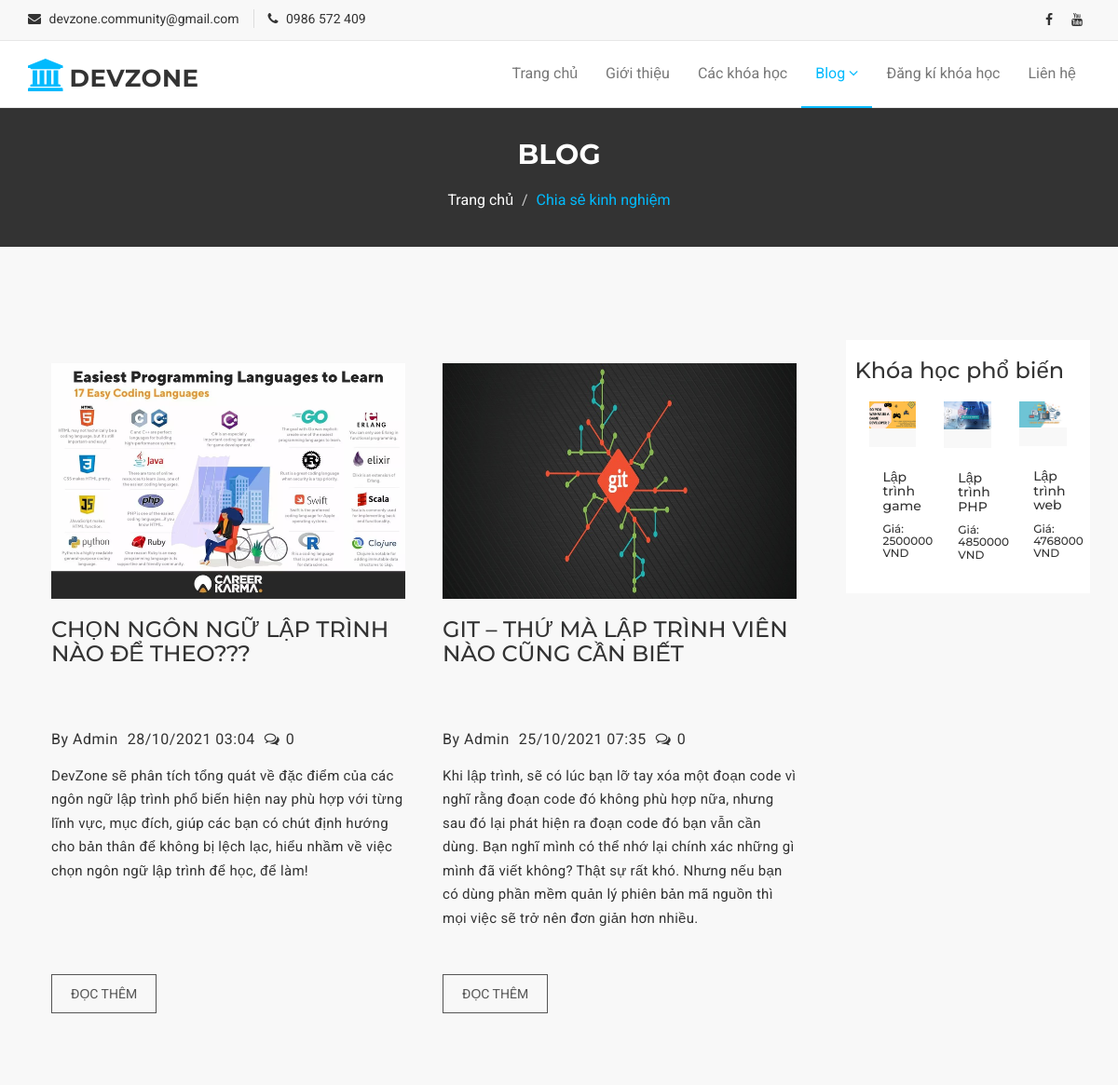
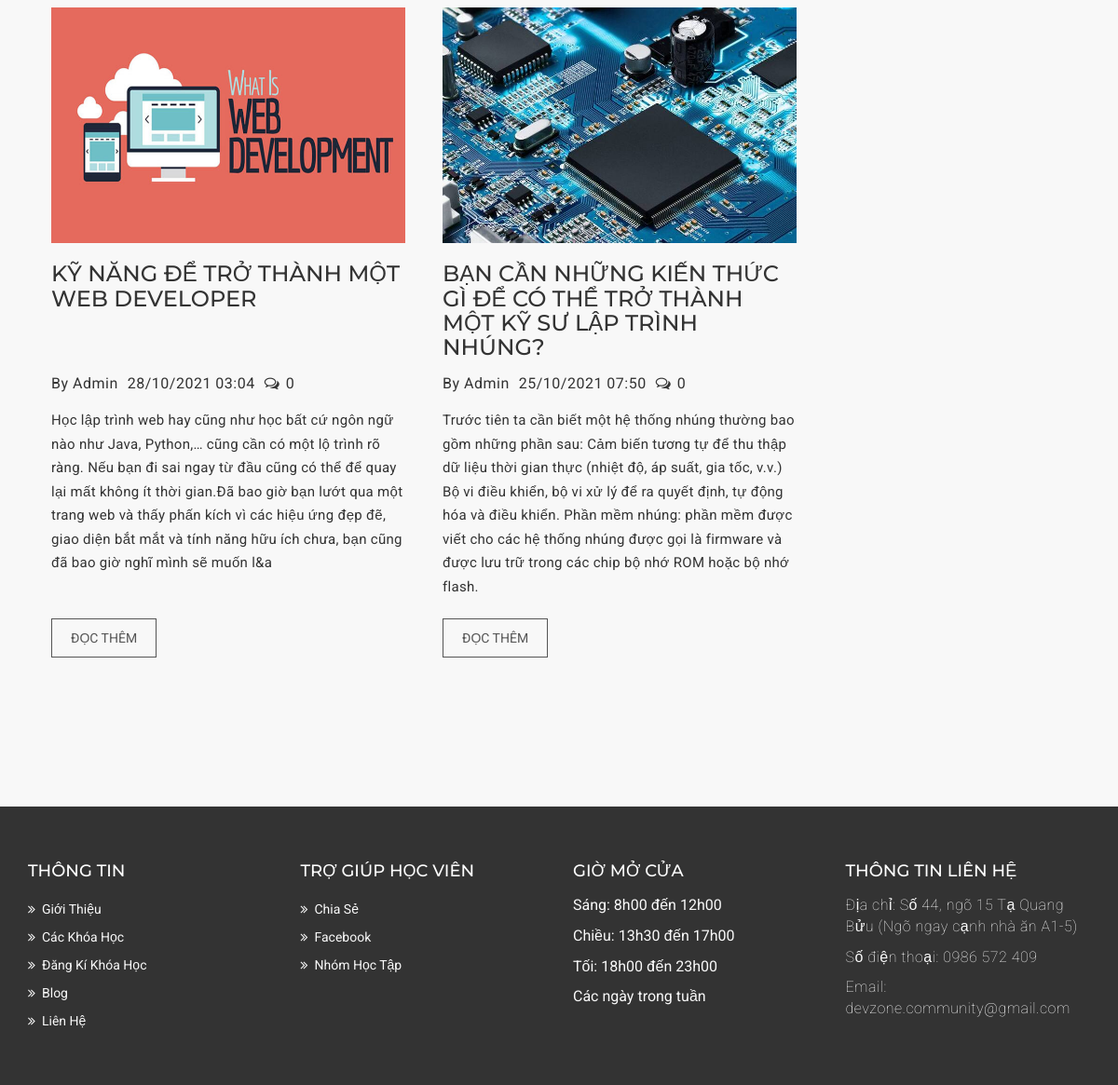
Screenshot of /chia_se_kinh_nghiem.php with the database file from the repository (2 pictures, top to bottom).
### tables this page shows
CREATE TABLE `tbl_blog` (
  `blog_id` int(11) NOT NULL,
  `tieu_de` varchar(500) NOT NULL,
  `mo_ta` varchar(500) NOT NULL,
  `noi_dung` text NOT NULL,
  `hinh_anh` varchar(500) DEFAULT NULL,
  `nguoi_viet` varchar(50) NOT NULL,
  `ngay_dang` timestamp NOT NULL DEFAULT current_timestamp() ON UPDATE current_timestamp(),
  `so_lan_doc` int(11) NOT NULL DEFAULT 0
);

CREATE TABLE `tbl_khoa_hoc` (
  `khoa_hoc_id` int(11) NOT NULL,
  `ten_khoa_hoc` varchar(50) NOT NULL,
  `hinh_thuc` varchar(100) NOT NULL,
  `buoi_hoc` int(50) NOT NULL,
  `thoi_gian` varchar(100) NOT NULL,
  `gia` int(100) NOT NULL,
  `anh_khoa_hoc` varchar(100) DEFAULT NULL,
  `mo_ta` text NOT NULL
);

### chia_se_kinh_nghiem.php (the view, shortened to what this page needs)
<!DOCTYPE html>
<html lang="vi">
  <head>
    <link href="assets/css/font-awesome.css" rel="stylesheet">
    <link href="assets/css/bootstrap.css" rel="stylesheet">
    <link rel="stylesheet" type="text/css" href="assets/css/slick.css">
    <link rel="stylesheet" href="assets/css/jquery.fancybox.css" type="text/css" media="screen" />
    <link id="switcher" href="assets/css/theme-color/default-theme.css" rel="stylesheet">
    <link href="assets/css/style.css" rel="stylesheet">
  </head>
  <body>
  <header id="mu-header">
    <div class="container">
      <div class="row">
        <div class="col-lg-12 col-md-12">
          <div class="mu-header-area">
            <div class="row">
              <div class="col-lg-6 col-md-6 col-sm-6 col-xs-6">
                <div class="mu-header-top-left">
                  <div class="mu-top-email">
                    <i class="fa fa-envelope"></i>
                    <span>devzone.community@gmail.com</span>
                  </div>
                  <div class="mu-top-phone">
                    <i class="fa fa-phone"></i>
                    <span>0986 572 409</span>
                  </div>
                </div>
              </div>
              <div class="col-lg-6 col-md-6 col-sm-6 col-xs-6">
                <div class="mu-header-top-right">
                  <nav>
                    <ul class="mu-top-social-nav">
                      <li><a href="https://www.facebook.com/devzone.vn"; target="_blank"><span class="fa fa-facebook"></span></a></li>
                      <li><a href="https://www.youtube.com/channel/UCZ89xqQ5QadBmyMh18Vbhig" ; target="_blank""><span class="fa fa-youtube"></span></a></li>
                    </ul>
                  </nav>
                </div>
              </div>
            </div>
          </div>
        </div>
      </div>
    </div>
  </header>
  <section id="mu-menu">
    <nav class="navbar navbar-default" role="navigation">
      <div class="container">
        <div class="navbar-header">
          <a class="navbar-brand" href="index.php"><i class="fa fa-university"></i><span>DevZone</span></a>
        </div>
        <div id="navbar" class="navbar-collapse collapse">
          <ul id="top-menu" class="nav navbar-nav navbar-right main-nav">
            <li ><a href="index.php">Trang chủ</a></li>
            <li><a href="gioi_thieu.php">Giới thiệu</a></li>
            <li ><a href="khoa_hoc.php" >Các khóa học</a></li>
            <li class="dropdown active">
              <a href="#" class="dropdown-toggle" data-toggle="dropdown">Blog <span class="fa fa-angle-down"></span></a>
            </li>
            <li><a href="dang_ki_hoc.php">Đăng kí khóa học</a></li>
            <li><a href="lien_he.php">Liên hệ</a></li>
          </ul>
        </div>
      </div>
    </nav>
  </section>
 <section id="mu-page-breadcrumb">
   <div class="container">
     <div class="row">
       <div class="col-md-12">
         <div class="mu-page-breadcrumb-area">
           <h2>BLOG</h2>
           <ol class="breadcrumb">
            <li><a href="index.php">Trang chủ</a></li>
            <li class="active">Chia sẻ kinh nghiệm</li>
          </ol>
         </div>
       </div>
     </div>
   </div>
 </section>
 <section id="mu-course-content">
   <div class="container">
     <div class="row">
       <div class="col-md-12">
         <div class="mu-course-content-area">
            <div class="row">
              <div class="col-md-9">
              <?php
                  $ket_noi = mysqli_connect("localhost","root","","devzone.db");
                  $sql = "SELECT * FROM `tbl_blog` ";
                  $blog = mysqli_query($ket_noi, $sql);
                  while( $row = mysqli_fetch_array($blog))
                  {
               ;?>
                <div class="mu-course-container mu-blog-archive" style="width: 420px;">
                  <div class="row">
                    <div class="col-md-6 col-sm-6">
                      <article class="mu-blog-single-item" style="width: 430px;padding: 25px">
                        <figure class="mu-blog-single-img">
                          <a href="doc_them.php?id=<?php echo $row['blog_id'];?>"><img src="<?php echo $row["hinh_anh"] ? 'images/' .$row["hinh_anh"] : 'images/blog1.png';?>"></a>
                          <figcaption class="mu-blog-caption">
                            <h3 style="height: 105px;"><a href="doc_them.php?id=<?php echo $row['blog_id'];?>"><?php echo $row["tieu_de"] ;?></a></h3>
                          </figcaption>
                        </figure>
                        <div class="mu-blog-meta">
                          <a><?php echo $row["nguoi_viet"] ;?></a>
                          <a><?php echo date("d/m/Y H:i",strtotime($row["ngay_dang"])) ;?></a>
                          <span><i class="fa fa-comments-o"></i><?php echo $row["so_lan_doc"] ;?></span>
                        </div>
                        <div class="mu-blog-description">
                          <p style="height: 200px;"><?php echo $row["mo_ta"] ;?></p>
                          <a class="mu-read-more-btn" href="doc_them.php?id=<?php echo $row['blog_id'];?>">Đọc thêm</a>
                        </div>
                      </article>
                    </div>
                  </div>
                </div>
                <?php
                            }
                          ;?>
              </div>
              <div class="col-md-3">
                <aside class="mu-sidebar">
                   <div class="mu-single-sidebar">
                    <h3>Khóa học phổ biến</h3>
                    <div class="mu-sidebar-popular-courses">
                      <?php
                 $ket_noi = mysqli_connect("localhost", "root", "", "devzone.db");
                $sql = "
                          SELECT *
                          FROM tbl_khoa_hoc
                          ORDER BY khoa_hoc_id DESC
                          LIMIT 3";
                $khoa_hoc_id = mysqli_query($ket_noi, $sql);
                while ($row = mysqli_fetch_array($khoa_hoc_id))
                    {
            ;?>
              <div class="col-lg-4 col-md-4 col-xs-12">
                <div class="mu-latest-course-single">
                  <figure class="mu-latest-course-img">
                    <a href="#" style="text-align: center">
                    <img src="<?php echo $row["anh_khoa_hoc"] ? 'assets/img/hiền'.$row["anh_khoa_hoc"] : 'assets/img/hiền/c++.jpg'; ?>" alt="img">
                    </a>
                    <figcaption class="mu-latest-course-imgcaption">
                    </figcaption>
                  </figure>
                        <div class="mu-latest-course-single-content">
                          <h5><a href="khoa_hoc_chi_tiet.php?id=<?php echo $row["khoa_hoc_id"];?>"><?php echo $row["ten_khoa_hoc"];?></a></h5>
                          <h6> Giá: <?php echo $row["gia"] ;?> VND </h6>
                        </div>
                </div>
              </div>
              <?php
                      }
              ;?>
                    </div>
                  </div>
                </aside>
             </div>
           </div>
         </div>
       </div>
     </div>
   </div>
 </section>
  <footer id="mu-footer">
    <div class="mu-footer-top">
      <div class="container">
        <div class="mu-footer-top-area">
          <div class="row">
            <div class="col-lg-3 col-md-3 col-sm-3">
              <div class="mu-footer-widget">
                <h4>Thông tin</h4>
                <ul>
                  <li><a href="gioi_thieu.php">Giới thiệu</a></li>
                  <li><a href="khoa_hoc.php">Các khóa học</a></li>
                  <li><a href="dang_ki_hoc.php">Đăng kí khóa học</a></li>
                  <li><a href="chia_se_kinh_nghiem.php">Blog</a></li>
                  <li><a href="lien_he.php">Liên hệ</a></li>
                </ul>
              </div>
            </div>
            <div class="col-lg-3 col-md-3 col-sm-3">
              <div class="mu-footer-widget">
                <h4>Trợ giúp học viên</h4>
                <ul>
                  <li><a href="chia_se_kinh_nghiem.php">Chia sẻ</a></li>
                  <li><a href="https://www.facebook.com/devzone.vn/about/?ref=page_internal">Facebook</a></li>
                  <li><a href="https://www.facebook.com/groups/devzone.vndevzone.vn">Nhóm học tập</a></li>
                </ul>
              </div>
            </div>
            <div class="col-lg-3 col-md-3 col-sm-3">
              <div class="mu-footer-widget">
                <h4>Giờ mở cửa</h4>
                <p>Sáng: 8h00 đến 12h00</p>
                <p>Chiều: 13h30 đến 17h00</p>
                <p>Tối: 18h00 đến 23h00</p>
                <p>Các ngày trong tuần</p>
              </div>
            </div>
            <div class="col-lg-3 col-md-3 col-sm-3">
              <div class="mu-footer-widget">
                <h4>Thông tin liên hệ</h4>
                <address>
                  <p>Địa chỉ: Số 44, ngõ 15 Tạ Quang Bửu (Ngõ ngay cạnh nhà ăn A1-5)</p>
                  <p>Số điện thoại: 0986 572 409 </p>
                  <p>Email: devzone.community@gmail.com</p>
                </address>
              </div>
            </div>
          </div>
        </div>
      </div>
    </div>
  </footer>
  </body>
</html>

### assets/css/theme-color/default-theme.css (style rules this page uses)
#mu-menu .navbar-header .navbar-brand i { color: #01bafd; }
#mu-menu .navbar-default .navbar-nav > .active > a, #mu-menu .navbar-default .navbar-nav > .active > a:hover, #mu-menu .navbar-default .navbar-nav > .active > a:focus { color: #01bafd; border-bottom: 2px solid #01bafd; background-color: transparent; }
#mu-page-breadcrumb .mu-page-breadcrumb-area .breadcrumb .active { color: #01bafd; }
#mu-course-content { background-color: #f8f8f8; display: inline; float: left; padding: 100px 0; width: 100%; }
#mu-course-content .mu-course-content-area { display: inline; float: left; width: 100%; }
#mu-course-content .mu-course-content-area .mu-course-container { display: inline; float: left; width: 100%; }

### rows the page displays
tbl_blog: hinh_anh (picture), tieu_de "CHỌN NGÔN NGỮ LẬP TRÌNH NÀO ĐỂ THEO???", nguoi_viet "By Admin", ngay_dang "28/10/2021 03:04", so_lan_doc "0", mo_ta "DevZone sẽ phân tích tổng quát về đặc điểm của các ngôn ngữ lập trình phổ biến hiện nay phù hợp với từng lĩnh vực, mục đích, giúp các bạn có chút định hướng cho bản thân để không bị lệch lạc, hiểu nhầm về việc chọn ngôn ngữ lập trình để học, để làm!"
tbl_blog: hinh_anh (picture), tieu_de "GIT – THỨ MÀ LẬP TRÌNH VIÊN NÀO CŨNG CẦN BIẾT", nguoi_viet "By Admin", ngay_dang "25/10/2021 07:35", so_lan_doc "0", mo_ta "Khi lập trình, sẽ có lúc bạn lỡ tay xóa một đoạn code vì nghĩ rằng đoạn code đó không phù hợp nữa, nhưng sau đó lại phát hiện ra đoạn code đó bạn vẫn cần dùng. Bạn nghĩ mình có thể nhớ lại chính xác những gì mình đã viết không? Thật sự rất khó. Nhưng nếu bạn có dùng phần mềm quản lý phiên bản mã nguồn thì mọi việc sẽ trở nên đơn giản hơn nhiều."
tbl_blog: hinh_anh (picture), tieu_de "KỸ NĂNG ĐỂ TRỞ THÀNH MỘT WEB DEVELOPER", nguoi_viet "By Admin", ngay_dang "28/10/2021 03:04", so_lan_doc "0", mo_ta "Học lập trình web hay cũng như học bất cứ ngôn ngữ nào như Java, Python,… cũng cần có một lộ trình rõ ràng. Nếu bạn đi sai ngay từ đầu cũng có thể để quay lại mất không ít thời gian.Đã bao giờ bạn lướt qua một trang web và thấy phấn kích vì các hiệu ứng đẹp đẽ, giao diện bắt mắt và tính năng hữu ích chưa, bạn cũng đã bao giờ nghĩ mình sẽ muốn l&a"
tbl_blog: hinh_anh (picture), tieu_de "BẠN CẦN NHỮNG KIẾN THỨC GÌ ĐỂ CÓ THỂ TRỞ THÀNH MỘT KỸ SƯ LẬP TRÌNH NHÚNG?", nguoi_viet "By Admin", ngay_dang "25/10/2021 07:50", so_lan_doc "0", mo_ta "Trước tiên ta cần biết một hệ thống nhúng thường bao gồm những phần sau: Cảm biến tương tự để thu thập dữ liệu thời gian thực (nhiệt độ, áp suất, gia tốc, v.v.) Bộ vi điều khiển, bộ vi xử lý để ra quyết định, tự động hóa và điều khiển. Phần mềm nhúng: phần mềm được viết cho các hệ thống nhúng được gọi là firmware và được lưu trữ trong các chip bộ nhớ ROM hoặc bộ nhớ flash."
tbl_khoa_hoc: anh_khoa_hoc (picture), ten_khoa_hoc "Lập trình game", gia "2500000"
tbl_khoa_hoc: anh_khoa_hoc (picture), ten_khoa_hoc "Lập trình PHP", gia "4850000"
tbl_khoa_hoc: anh_khoa_hoc (picture), ten_khoa_hoc "Lập trình web", gia "4768000"
